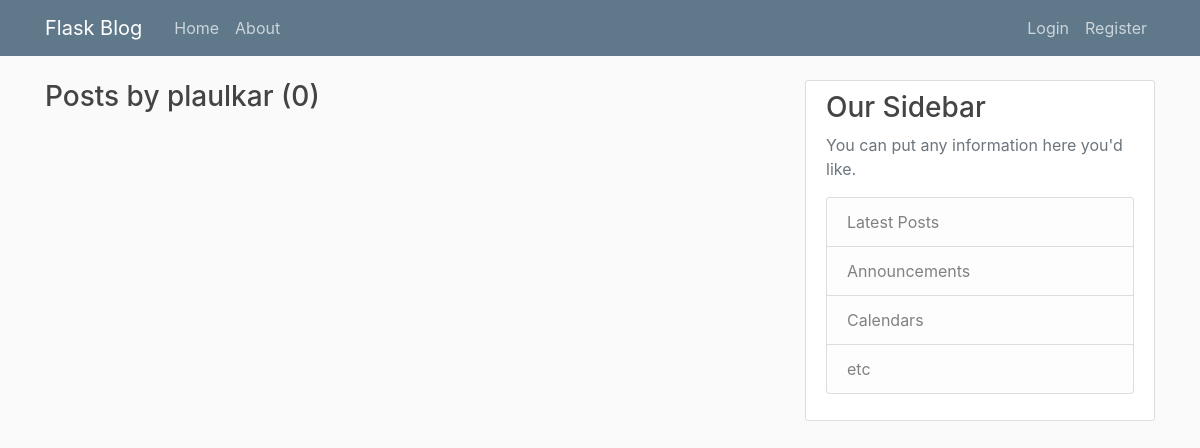
Page /user/plaulkar on the earlier database version.
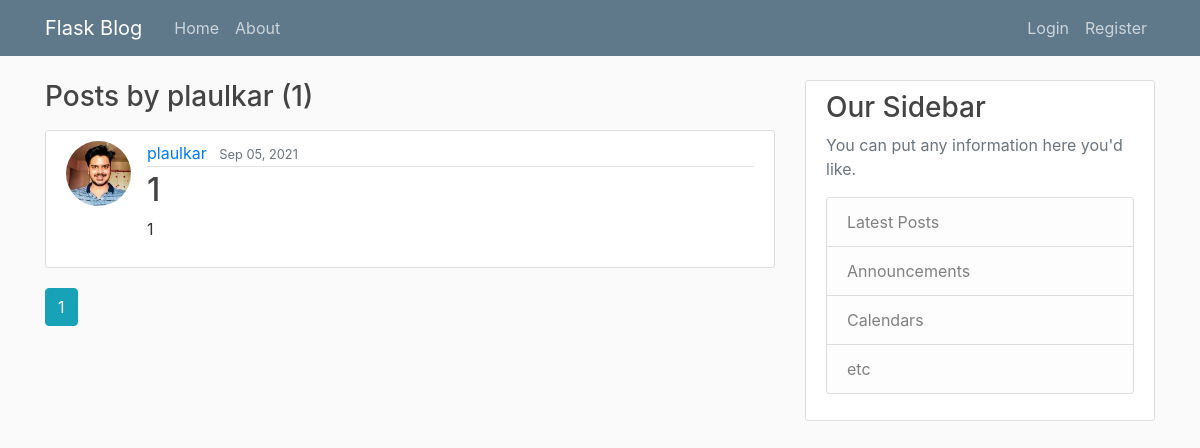
Same page on the later database version.
### flaskblog/models.py (models this page shows, shortened)
class Post(db.Model):
	id = db.Column(db.Integer, primary_key=True);
	title = db.Column(db.String(100), nullable=False)
	date_posted = db.Column(db.DateTime, nullable=False, default=datetime.utcnow);
	content = db.Column(db.Text, nullable=False)
	user_id = db.Column(db.Integer, db.ForeignKey('user.id'), nullable=False);

class User(db.Model, UserMixin):
	id = db.Column(db.Integer, primary_key=True);
	username = db.Column(db.String(20), unique=True, nullable=False);
	email = db.Column(db.String(120), unique=True, nullable=False);
	image_file = db.Column(db.String(20), nullable=False, default='default.jpg');
	password = db.Column(db.String(60), nullable=False);
	posts = db.relationship('Post', backref='author', lazy=True);

### flaskblog/users/routes.py (the view)
@users.route('/user/<string:username>')
def user_posts(username):
	user = User.query.filter_by(username=username).first_or_404();
	page = request.args.get('page', 1, type=int);
	posts = Post.query.filter_by(author=user).order_by(Post.date_posted.desc()).paginate(page = page, per_page = 3)
	return render_template('user_posts.html', title=user.username, posts=posts, user=user)

### flaskblog/templates/user_posts.html
{% extends "layout.html" %}
{% block content %}
	<h3 class="mb-3">Posts by {{ user.username }} ({{ posts.total }})</h3>
	{% for post in posts.items %}
		<article class="media content-section">
		  <img class="rounded-circle article-img" src="{{ url_for('static', filename='profile_pics/' + post.author.image_file) }}">
		  <div class="media-body">
			<div class="article-metadata">
			  <a class="mr-2" href="{{ url_for('users.user_posts', username=post.author.username) }}">{{ post.author.username }}</a>
			  <small class="text-muted">{{ post.date_posted.strftime('%b %d, %Y') }}</small>
			</div>
			<h2><a class="article-title" href="{{ url_for('posts.post', post_id=post.id) }}">{{ post.title }}</a></h2>
			<p class="article-content">{{ post.content }}</p>
		  </div>
		</article>
	{% endfor %}
	{% for page_num in posts.iter_pages(left_edge=1, right_edge=1, left_current=1, right_current=2) %}
		{% if page_num %}
			{% if posts.page == page_num %}
				<a class="btn btn-info mb-4" href = "{{ url_for('users.user_posts', username=user.username, page=page_num) }}">{{ page_num }}</a>
			{% else %}
				<a class="btn btn-outline-info mb-4" href = "{{ url_for('users.user_posts', username=user.username, page=page_num) }}">{{ page_num }}</a>
			{% endif %}
		{% else %}
			...
		{% endif %}
	{% endfor %}
{% endblock content %}

Differences in the rows shown:
added Post: image_file (picture), author.username "plaulkar", date_posted "Sep 05, 2021", title "1", content "1"
Other differences:
{{ posts.total }}: "0" → "1"
new list line: "1"
